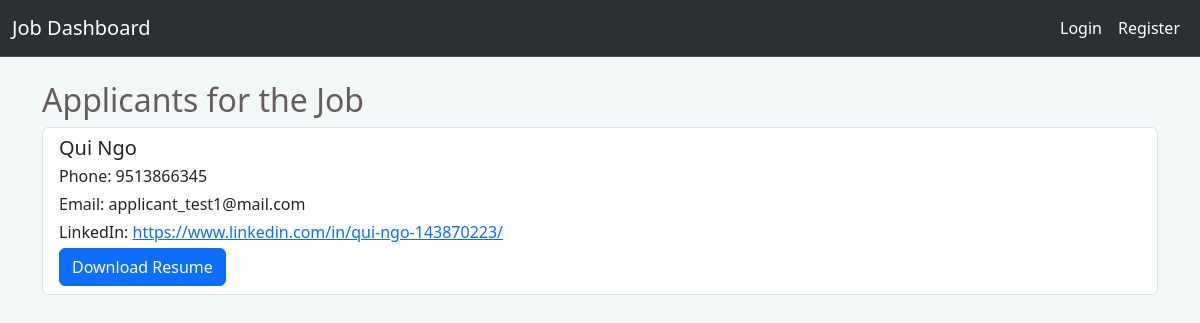
Page /applicant_list/3 on the committed database.
### mainsite/models.py (models this page shows)
class ApplicantProfile(models.Model):
    user = models.OneToOneField(User, on_delete=models.CASCADE, related_name='applicant_profile')
    first_name = models.CharField(max_length=100, default="")
    last_name = models.CharField(max_length=100, default="")
    birth_day = models.DateField(default=date(2000, 1, 1))
    address = models.ForeignKey(Address, on_delete=models.CASCADE, related_name='applicant_addresses', null=True,
                                blank=True)
    profile_picture = models.ImageField(default='profile_images/profilepic.jpg', upload_to='profile_images/')
    phone = models.CharField(max_length=10, default="")
    linkedin_url = models.CharField(max_length=500, default="")
    resume = models.FileField(upload_to='documents/', blank=True, null=True)

class User(AbstractUser):
    class Role(models.TextChoices):
        Employer = "EMPLOYER", "Employer"
        Applicant = "APPLICANT", "Applicant"
    role = models.CharField(max_length=50, choices=Role.choices)

### mainsite/views.py (the view)
# urls.py: path('applicant_list/<int:job_id>', mainsite_views.applicant_list, name='applicant_list'),
def applicant_list(request, job_id):
    job = Job.objects.get(pk=job_id)
    applicants = job.applicants.all()
    return render(request, 'mainpage/applicant_list.html', {'applicants': applicants})

### mainsite/templates/mainpage/applicant_list.html
{% extends "mainpage/nav.html" %}
{% block body %}
<div class="container mt-4">
    <h2>Applicants for the Job</h2>
    <div class="list-group">
        {% for applicant in applicants %}
            <div class="list-group-item list-group-item-action flex-column align-items-start">
                <div class="d-flex w-100 justify-content-between">
                    <h5 class="mb-1">{{ applicant.first_name }} {{ applicant.last_name }}</h5>
                </div>
                <p class="mb-1">Phone: {{ applicant.phone }}</p>
                <p class="mb-1">Email: {{ applicant.user.email }}</p>
                <p class="mb-1">
                    LinkedIn: <a href="{{ applicant.linkedin_url }}" target="_blank">{{ applicant.linkedin_url }}</a>
                </p>
                {% if applicant.resume %}
                    <a href="{{ applicant.resume.url }}" class="btn btn-primary" download>Download Resume</a>
                {% else %}
                    <p>No resume available</p>
                {% endif %}
            </div>
        {% empty %}
            <p>No applicants have applied for this job yet.</p>
        {% endfor %}
    </div>
</div>
{% endblock %}

### mainsite/static/mainsite/style.css (style rules this page uses)
body { font-family: 'Roboto', sans-serif; background-color: #f2f8f8 !important; color: #685b5b !important; line-height: 1.6; }

### rows in the picture
ApplicantProfile: first_name "Qui", last_name "Ngo", phone "9513866345", user.email "applicant_test1@mail.com", linkedin_url "https://www.linkedin.com/in/qui-ngo-143870223/"
